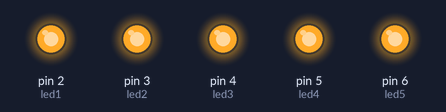
Recording of a sketch running on a simulated Arduino Uno, built with avr-gcc and run on an emulated ATmega328P. Parts: output pins drawn as LEDs (lit = HIGH).

Above: at 0.5 s.
At 3.5 s:
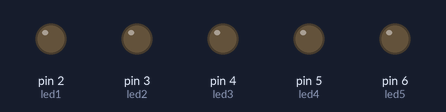
Timing chart, 0 to 4.6 s (numbered marks = the images above):
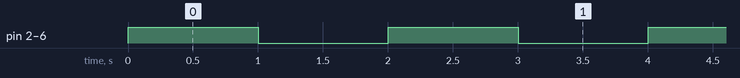

The sketch:

codigo.ino
```cpp
const int led1 = 2;
const int led2 = 3;
const int led3 = 4;
const int led4 = 5;
const int led5 = 6;

void setup()
{
  pinMode(led1, OUTPUT);
  pinMode(led2, OUTPUT);
  pinMode(led3, OUTPUT);
  pinMode(led4, OUTPUT);
  pinMode(led5, OUTPUT);
}

void loop()
{
  acendeTudo();
  delay(1000);
  apagarTudo();
  delay(1000);
}

void acendeTudo(){
  digitalWrite(led1, HIGH);
  digitalWrite(led2, HIGH);
  digitalWrite(led3, HIGH);
  digitalWrite(led4, HIGH);
  digitalWrite(led5, HIGH);
}

void apagarTudo(){
  digitalWrite(led1, LOW);
  digitalWrite(led2, LOW);
  digitalWrite(led3, LOW);
  digitalWrite(led4, LOW);
  digitalWrite(led5, LOW);
}
```

Measured:
- by itself, pin 2 (led1), pin 3 (led2), pin 4 (led3), pin 5 (led4), pin 6 (led5): alternates HIGH for 1.0 s and LOW for 1.0 s
